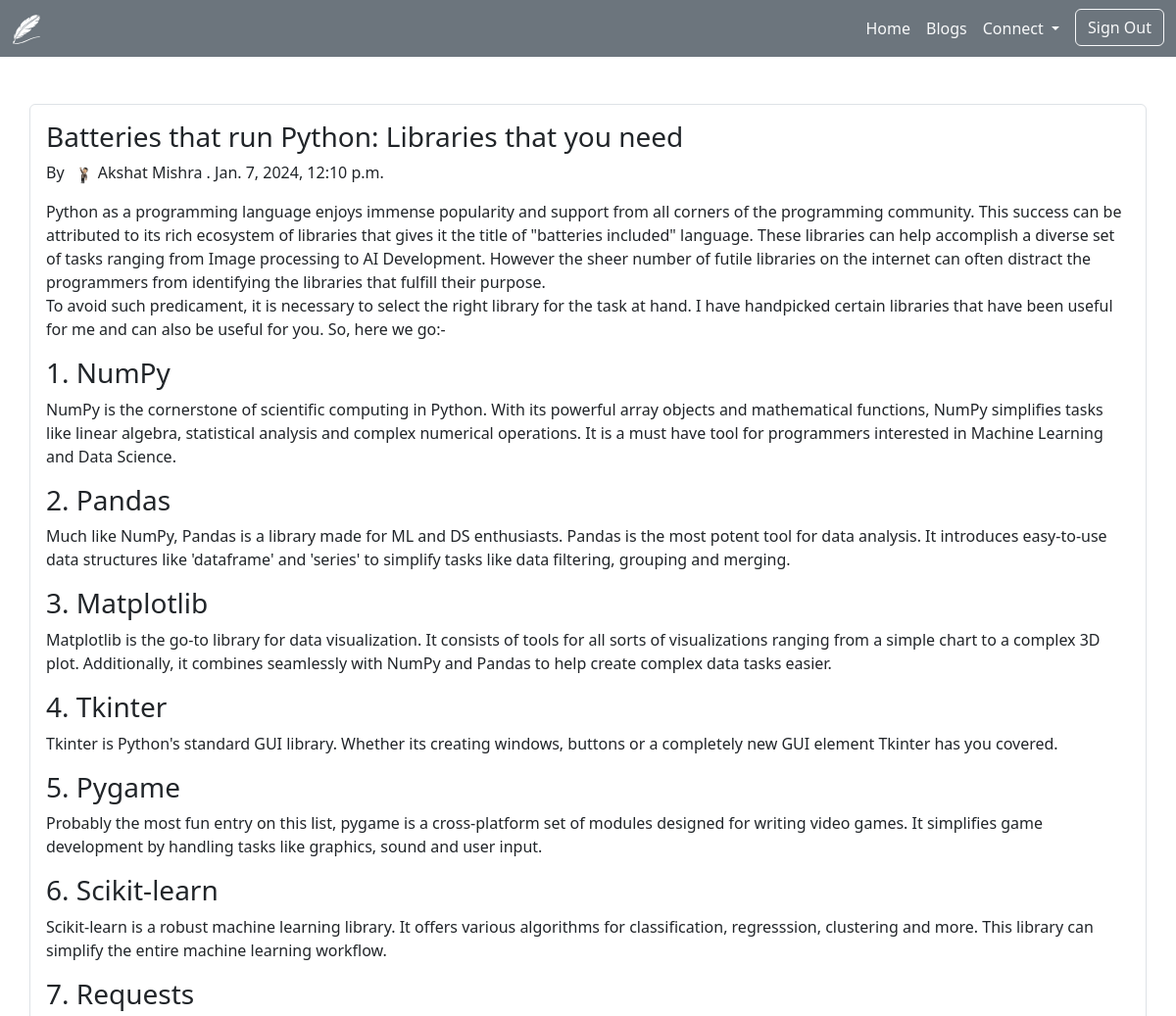
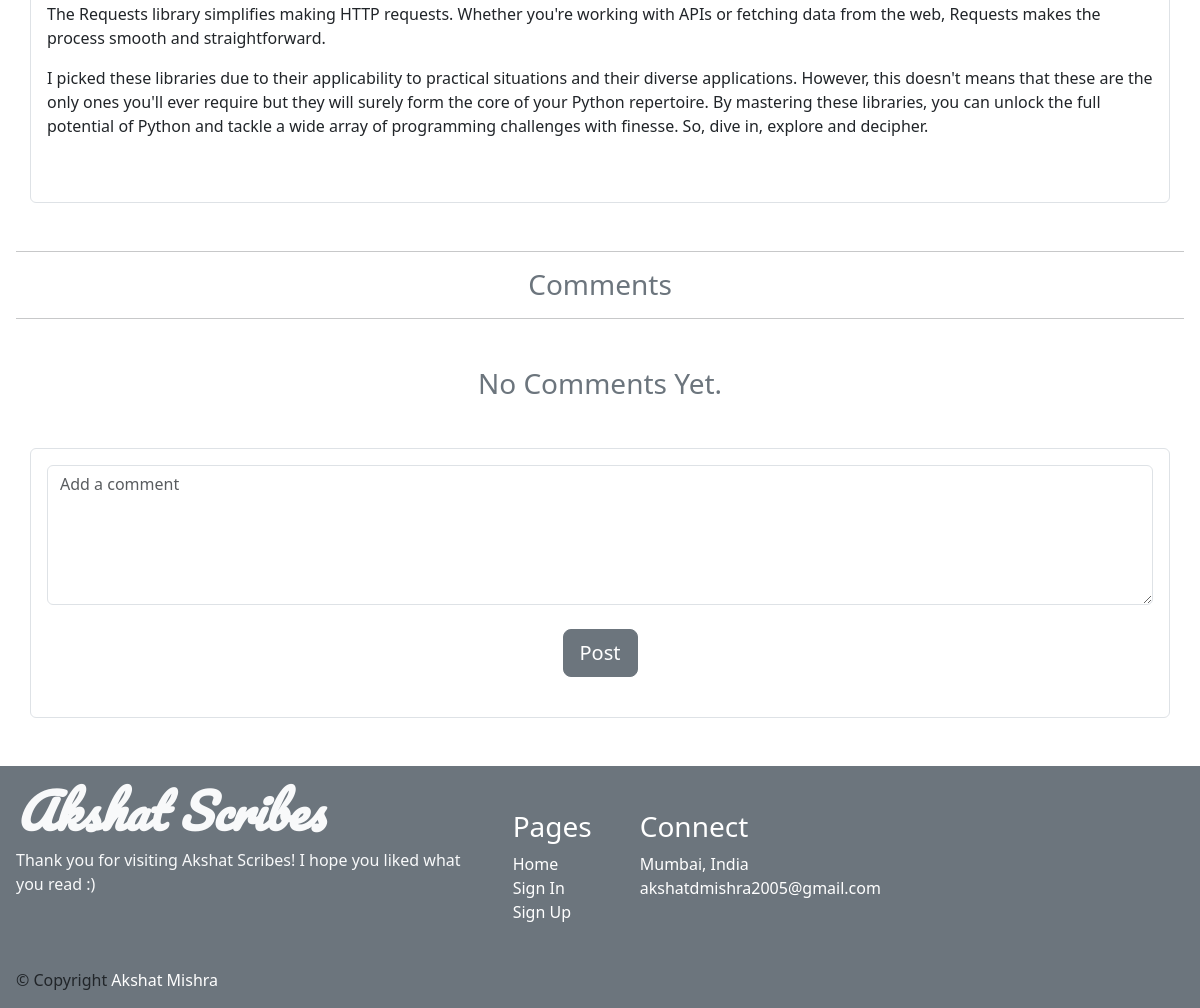
The app's page /posts/2 (signed in) with its own data (2 pictures, top to bottom).
### Home/models.py (models this page shows, shortened)
class Post(models.Model):
    title = models.CharField(max_length=100)
    image = models.ImageField(null=True, blank=True, upload_to="images/")
    datetime = models.DateTimeField(default=datetime.now())
    content = models.CharField(max_length=10000000)

### Home/views.py (the view)
# urls.py: path('posts/<str:pk>', views.post, name="post"),
def post(request, pk):
    id = pk
    posts = Post.objects.get(id=pk)
    if request.method == 'POST':
        post = Post.objects.get(id=pk)
        name = request.user
        body = request.POST.get('body')
        Comment.objects.create(post=post, name=name, body=body)
        return redirect(f'/posts/{id}')
    else:
        return render(request, 'post.html', {
            'posts': posts,
        })

### templates/post.html (shortened to what this page needs)
{% extends 'base.html' %}
{% load static %}
{% block content %}
<section class="mx-3 my-5" id="post">
  <div class="container rounded border p-3 mb-5">
    <h3 class="">{{posts.title}}</h3>
    <p class="">By <img style="border-radius: 50%; height: 20px; width: 20px; margin-inline: 5px;" src="{% static 'assets/img/prof-pic.jpg' %}">Akshat Mishra . {{posts.datetime}}
    </p>
    <p>{{posts.content|safe}}</p>
  </div>
  <hr style="">
  <h3 class="text-center text-secondary">Comments</h3>
  <hr>
  {% if not posts.comments.all %}
    <h3 class="text-center text-secondary my-5">No Comments Yet.</h3>
  {% endif %}
  {% include 'components/comment_form.html' %}
</section>
  {% endblock %}

### records on screen
Post: title "Batteries that run Python: Libraries that you need", datetime "Jan. 7, 2024, 12:10 p.m.", content "Python as a programming language enjoys immense popularity and support from all corners of the programming community. This success can be attributed to its rich ecosystem of libraries that gives it the title of \"batteries included\" language. These libraries can help accomplish a diverse set of tasks ranging from Image processing to AI Development. However the sheer number of futile libraries on the internet can often distract the programmers from identifying the libraries that fulfill their purpose. To avoid such predicament, it is necessary to select the right library for the task at hand. I have handpicked certain libraries that have been useful for me and can also be useful for you. So,…"
